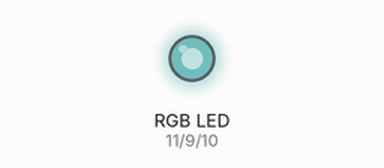
A sketch run on a simulated Arduino Uno, built with avr-gcc and run on an emulated ATmega328P. Parts: an RGB LED mixed from three pins (HIGH = lit). Dim RGB values are drawn brighter than linear.

Above: at 0.05 s.
At 3.0 s:
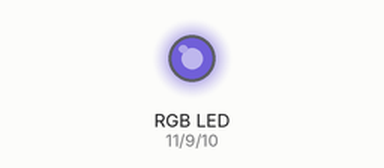
At 6.0 s:
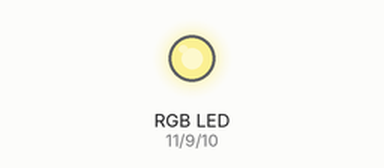
Timing chart, 0 to 7.8 s (numbered marks = the images above):
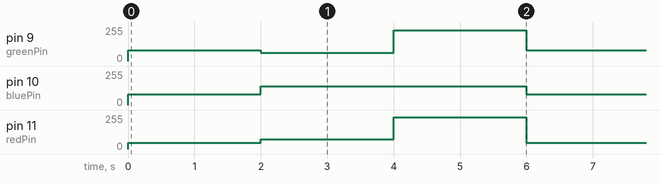

Measured:
- by itself, pin 9 (greenPin): repeats every 6.0 s: 61/255 2.0 s, 230/255 2.0 s, 79/255 2.0 s
- by itself, pin 10 (bluePin): repeats every 6.0 s: 139/255 2.0 s, 140/255 2.0 s, 79/255 2.0 s
- by itself, pin 11 (redPin): repeats every 6.0 s: 72/255 2.0 s, 240/255 2.0 s, 47/255 2.0 s

The sketch:

rgb1.ino
```cpp
int redPin = 11;
int bluePin = 10;
int greenPin = 9;

void changeColor(int _red, int _green, int _blue) {
  analogWrite(redPin, _red);
  analogWrite(bluePin, _blue);
  analogWrite(greenPin, _green);
}

void setup() {
  pinMode(redPin, OUTPUT);
  pinMode(greenPin, OUTPUT);
  pinMode(bluePin, OUTPUT);
}

void loop() {
  changeColor(47, 79, 79);
  delay(2000);

  changeColor(72, 61, 139);
  delay(2000);

  changeColor(240, 230, 140);
  delay(2000);
}
```
